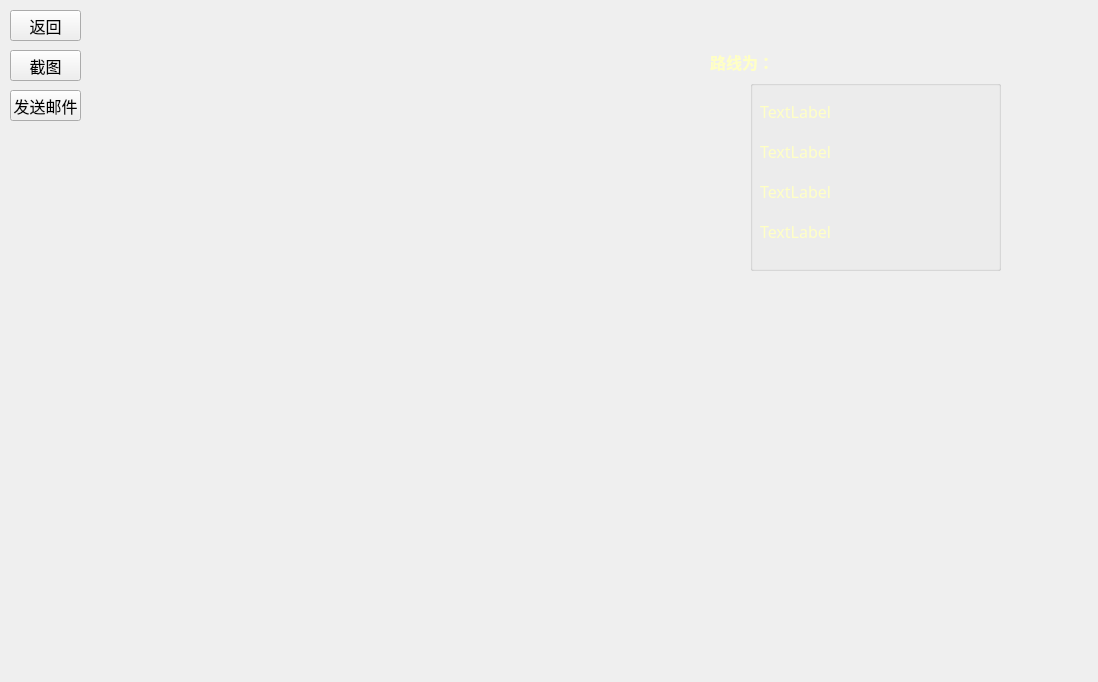
<?xml version="1.0" encoding="UTF-8"?>
<ui version="4.0">
 <class>Map</class>
 <widget class="QWidget" name="Map">
  <property name="geometry">
   <rect>
    <x>0</x>
    <y>0</y>
    <width>1098</width>
    <height>682</height>
   </rect>
  </property>
  <property name="windowTitle">
   <string>Form</string>
  </property>
  <widget class="QGroupBox" name="groupBox">
   <property name="geometry">
    <rect>
     <x>750</x>
     <y>80</y>
     <width>251</width>
     <height>191</height>
    </rect>
   </property>
   <property name="title">
    <string/>
   </property>
   <widget class="QLabel" name="label_route_1">
    <property name="geometry">
     <rect>
      <x>10</x>
      <y>20</y>
      <width>221</width>
      <height>20</height>
     </rect>
    </property>
    <property name="font">
     <font>
      <family>黑体</family>
      <pointsize>12</pointsize>
      <underline>true</underline>
     </font>
    </property>
    <property name="text">
     <string>&lt;html&gt;&lt;head/&gt;&lt;body&gt;&lt;p&gt;&lt;span style=&quot; color:#ffffc5;&quot;&gt;TextLabel&lt;/span&gt;&lt;/p&gt;&lt;/body&gt;&lt;/html&gt;</string>
    </property>
   </widget>
   <widget class="QLabel" name="label_route_2">
    <property name="geometry">
     <rect>
      <x>10</x>
      <y>60</y>
      <width>221</width>
      <height>20</height>
     </rect>
    </property>
    <property name="font">
     <font>
      <family>黑体</family>
      <pointsize>12</pointsize>
      <underline>true</underline>
     </font>
    </property>
    <property name="text">
     <string>&lt;html&gt;&lt;head/&gt;&lt;body&gt;&lt;p&gt;&lt;span style=&quot; color:#ffffc5;&quot;&gt;TextLabel&lt;/span&gt;&lt;/p&gt;&lt;/body&gt;&lt;/html&gt;</string>
    </property>
   </widget>
   <widget class="QLabel" name="label_route_3">
    <property name="geometry">
     <rect>
      <x>10</x>
      <y>100</y>
      <width>221</width>
      <height>20</height>
     </rect>
    </property>
    <property name="font">
     <font>
      <family>黑体</family>
      <pointsize>12</pointsize>
      <underline>true</underline>
     </font>
    </property>
    <property name="text">
     <string>&lt;html&gt;&lt;head/&gt;&lt;body&gt;&lt;p&gt;&lt;span style=&quot; color:#ffffc5;&quot;&gt;TextLabel&lt;/span&gt;&lt;/p&gt;&lt;/body&gt;&lt;/html&gt;</string>
    </property>
   </widget>
   <widget class="QLabel" name="label_route_4">
    <property name="geometry">
     <rect>
      <x>10</x>
      <y>140</y>
      <width>221</width>
      <height>20</height>
     </rect>
    </property>
    <property name="font">
     <font>
      <family>黑体</family>
      <pointsize>12</pointsize>
      <underline>true</underline>
     </font>
    </property>
    <property name="text">
     <string>&lt;html&gt;&lt;head/&gt;&lt;body&gt;&lt;p&gt;&lt;span style=&quot; color:#ffffc5;&quot;&gt;TextLabel&lt;/span&gt;&lt;/p&gt;&lt;/body&gt;&lt;/html&gt;</string>
    </property>
   </widget>
  </widget>
  <widget class="QLabel" name="label_2">
   <property name="geometry">
    <rect>
     <x>710</x>
     <y>50</y>
     <width>71</width>
     <height>21</height>
    </rect>
   </property>
   <property name="font">
    <font>
     <family>黑体</family>
     <pointsize>14</pointsize>
    </font>
   </property>
   <property name="text">
    <string>&lt;html&gt;&lt;head/&gt;&lt;body&gt;&lt;p&gt;&lt;span style=&quot; font-size:12pt; font-weight:600; color:#ffffc5;&quot;&gt;路线为：&lt;/span&gt;&lt;/p&gt;&lt;/body&gt;&lt;/html&gt;</string>
   </property>
  </widget>
  <widget class="QPushButton" name="pushButton_email">
   <property name="geometry">
    <rect>
     <x>10</x>
     <y>90</y>
     <width>71</width>
     <height>31</height>
    </rect>
   </property>
   <property name="font">
    <font>
     <family>黑体</family>
     <pointsize>12</pointsize>
    </font>
   </property>
   <property name="text">
    <string>发送邮件</string>
   </property>
  </widget>
  <widget class="QPushButton" name="pushButton_screen">
   <property name="geometry">
    <rect>
     <x>10</x>
     <y>50</y>
     <width>71</width>
     <height>31</height>
    </rect>
   </property>
   <property name="font">
    <font>
     <family>黑体</family>
     <pointsize>12</pointsize>
    </font>
   </property>
   <property name="styleSheet">
    <string notr="true"/>
   </property>
   <property name="text">
    <string>截图</string>
   </property>
  </widget>
  <widget class="QPushButton" name="pushButton_return">
   <property name="geometry">
    <rect>
     <x>10</x>
     <y>10</y>
     <width>71</width>
     <height>31</height>
    </rect>
   </property>
   <property name="font">
    <font>
     <family>黑体</family>
     <pointsize>12</pointsize>
    </font>
   </property>
   <property name="text">
    <string>返回</string>
   </property>
  </widget>
 </widget>
 <resources/>
 <connections/>
</ui>
